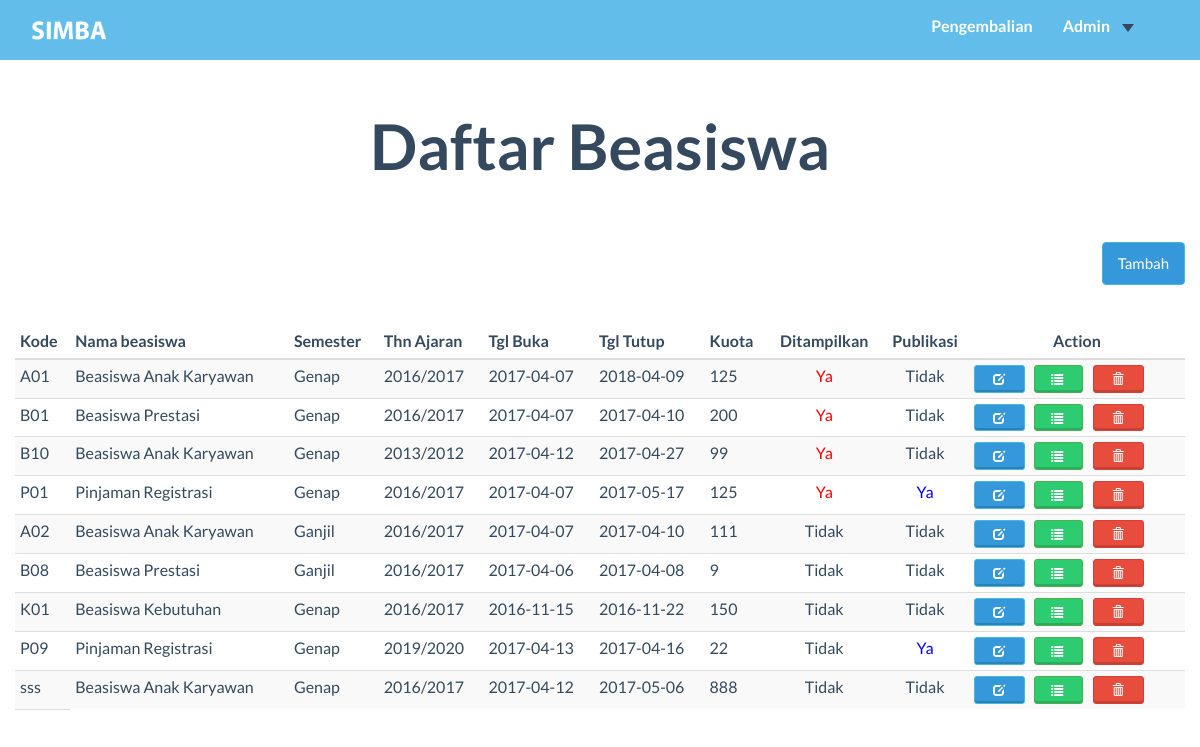
The page /user_admin/Index.php on the database as committed earlier.
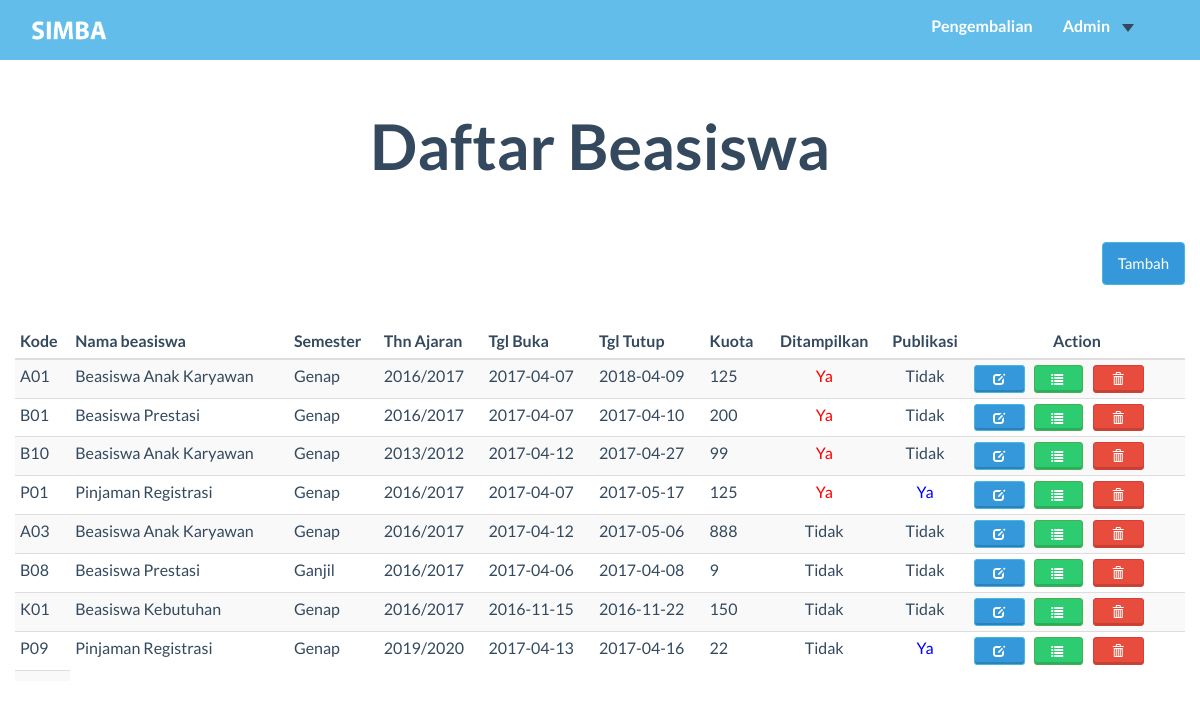
The same page on the database as committed later.
### tables this page shows
CREATE TABLE `beasiswa` (
  `kd_bsw` char(3) NOT NULL,
  `nama_bsw` varchar(99) NOT NULL,
  `semt` char(6) NOT NULL,
  `thn_ajar` char(9) NOT NULL,
  `tgl_buka` date NOT NULL,
  `tgl_tutup` date NOT NULL,
  `kuota` int(11) NOT NULL,
  `isTampil` tinyint(1) NOT NULL,
  `Keterangan` mediumtext NOT NULL,
  `isPublish` tinyint(1) NOT NULL DEFAULT '0'
);

### user_admin/Index.php (the view, shortened to what this page needs)
<?php
Include("../function/koneksi.php");
$getDataBsw=mysqli_query($koneksi,"SELECT * FROM beasiswa ORDER BY isTampil DESC");
?>
<!DOCTYPE HTML>
<html>
<head>
  <link href="../css/bootstrap.min.css" rel="stylesheet">
  <link rel="stylesheet" href="https://maxcdn.bootstrapcdn.com/bootstrap/3.3.7/css/bootstrap.min.css">
  <link href="../font-awesome/css/font-awesome.min.css" rel="stylesheet">
  <link href="../css/general.css" rel="stylesheet">
  <link href="../css/custom.css" rel="stylesheet">
  <link href="../css/owl.carousel.css" rel="stylesheet">
  <link href="../css/owl.theme.css" rel="stylesheet">
  <link href="../css/style.css" rel="stylesheet">
  <link href="../css/animate.css" rel="stylesheet">
  <link rel="stylesheet" href="../css/magnific-popup.css">
</head>
<body>
  <nav class="navbar-default" role="navigation" style="position: fixed; top: 0px;">
    <div class="container">
      <a class="" href="index.php">
        <img src="../img/logo2.png" height="45px" style="margin-top:8px; margin-left:0" id="logo"/>
      </a>
      <div class="collapse navbar-collapse navbar-right navbar-ex1-collapse stuckMenu">
        <ul class="nav navbar-nav">
          <li class="menuItem"><a href="Cicilan.php">Pengembalian </a></li>
          <li class="menuItem dropdown">
            <a class="dropdown-toggle" data-toggle="dropdown" href="#">Admin<span class="caret"></span></a>
          </li>
        </ul>
      </div>
    </div>
  </nav>
  <div class="container">
    <div class="row">
      <br/>  <br/><br/>
      <h2 class="text-center">Daftar Beasiswa</h2>
      <br/><br/>
      <a href="form_create_beasiswa.php" class="btn btn-info pull-right">Tambah </a>
      <br/><br/><br/>
      <table class="table-striped table table-condensed">
        <thead class="text-center">
          <th>Kode</th>
          <th>Nama beasiswa</th>
          <th>Semester</th>
          <th>Thn Ajaran</th>
          <th>Tgl Buka</th>
          <th>Tgl Tutup</th>
          <th>Kuota</th>
          <th class="text-center">Ditampilkan</th>
          <th class="text-center">Publikasi</th>
          <th class="text-center">Action</th>
        </thead>
        <tbody>
          <?php
          while ($rowBsw= mysqli_fetch_array($getDataBsw)){
            $ketTampil="Tidak";
            $warna="#34495e";
            if($rowBsw['isTampil']==1){
              $ketTampil="Ya";
              $warna="red";
            }
            if($rowBsw['isPublish']==1){
              $ketTampil1="Ya";
              $warna1="blue";
            }
            elseif ($rowBsw['isPublish']==0) {
              $ketTampil1="Tidak";
              $warna1="34495e";
            }
            $isAnakKar = "";
            $isBswPres = "";
            $isBesKeb = "";
            $isPinReg = "";
            if($rowBsw['nama_bsw']=="Beasiswa Anak Karyawan"){
                $isAnakKar="selected";
            }elseif($rowBsw['nama_bsw']=="Beasiswa Prestasi"){
                $isBswPres="selected";
            }
            elseif($rowBsw['nama_bsw']=="Beasiswa Kebutuhan"){
                $isBesKeb="selected";
            }
            elseif($rowBsw['nama_bsw']=="Pinjaman Registrasi"){
                $isPinReg="selected";
            }
            $isSemtGenap ="";
            $isSemtGanjil="";
            if($rowBsw['semt']=="Genap"){
                $isSemtGenap="selected";
            }elseif($rowBsw['semt']=="Ganjil"){
                $isSemtGanjil="selected";
            }
            $isTampilvalue="";
            $isNotTampilvalue="";
            if($rowBsw['isTampil'])
            {
                $isTampilvalue="checked";
            }else{
                $isNotTampilvalue="checked";
            }
            echo'
            <tr>
            <td>'.$rowBsw['kd_bsw'].'</td>
            <td>'.$rowBsw['nama_bsw'].'</td>
            <td>'.$rowBsw['semt'].'</td>
            <td>'.$rowBsw['thn_ajar'].'</td>
            <td>'.$rowBsw['tgl_buka'].'</td>
            <td>'.$rowBsw['tgl_tutup'].'</td>
            <td>'.$rowBsw['kuota'].'</td>
            <td class="text-center" style="color:'.$warna.'">'.$ketTampil.'</td>
            <td class="text-center" style="color:'.$warna1.'">'.$ketTampil1.'</td>
            <td>
            <button type="button" class="btn btn-embossed btn-info btn-xs" style="padding-right:-20"data-toggle="modal" data-target="#myModal'.$rowBsw['kd_bsw'].'"> &nbsp &nbsp <span class="	glyphicon glyphicon-edit"></span></button>
            <a href="detail_pendaftar.php?kd_bsw='.$rowBsw['kd_bsw'].'" class="btn btn-success btn-embossed btn-xs" style="text-decoration: none">&nbsp &nbsp<span class="glyphicon glyphicon-list"></span></a>
            <button type="button" class="btn btn-embossed btn-danger btn-xs" style="padding-right:-20"data-toggle="modal" data-target="#delModal'.$rowBsw['kd_bsw'].'"> &nbsp &nbsp <span class="	glyphicon glyphicon-trash"></span></button>
            <div id="delModal'.$rowBsw['kd_bsw'].'" class="modal fade " role="dialog">
                    <a href="delete_beasiswa.php?kd_bsw='.$rowBsw['kd_bsw'].'" class="btn btn-danger btn-embossed btn-sm" style="text-decoration: none">Delete</a>
            </div>
            <div class="modal fade" id="myModal'.$rowBsw['kd_bsw'].'" role="dialog">
                      <input type="text" class="form-control" id="kd_bsw" name="kd_bsw" value="'.$rowBsw['kd_bsw'].'">
                        <option value="Beasiswa Anak Karyawan"'.$isAnakKar.'>Beasiswa Anak Karyawan</option>
                        <option value="Beasiswa Prestasi"'.$isBswPres.'>Beasiswa Prestasi</option>
                        <option value="Beasiswa Kebutuhan"'.$isBesKeb.'>Beasiswa Kebutuhan</option>
                        <option value="Pinjaman Registrasi"'.$isPinReg.'>Pinjaman Registrasi</option>
                          <option value="Genap"'.$isSemtGenap.' >Genap</option>
                          <option value="Ganjil"'.$isSemtGanjil.'>Ganjil</option>
                        <input type="text" class="form-control" id="thn_ajar" name="thn_ajar" value="'.$rowBsw['thn_ajar'].'">
                        <input type="date" class="form-control" id="mulai" name="mulai" value="'.$rowBsw['tgl_buka'].'">
                        <input type="date" class="form-control" id="tutup" name="tutup" value="'.$rowBsw['tgl_tutup'].'">
                        <input type="text" class="form-control" id="kuota" name="kuota" value="'.$rowBsw['kuota'].'">
                          <label ><input type="radio" name="tampil" value="1"'.$isTampilvalue.'>&nbsp Ya &nbsp &nbsp </label>
                          <label ><input type="radio" name="tampil" value="0"'.$isNotTampilvalue.'>&nbsp Tidak</label>
                        <input type="text" class="form-control" id="ket" name="ket" value="'.$rowBsw['Keterangan'].'">
            </div>
            </tr>
            ';
          }
          ?>
          <td>
          </div>
</div>
</body>
</html>

### css/general.css (style rules this page uses)
#logo { float: left; position: absolute;; }
body, html { height: 100%; width: 100%; overflow-x:hidden; }
.glyphicon { margin-right: 10px; }
.navbar-default { position: relative; min-height: 60px; width: 100%; z-index: 999; }
.navbar-default .navbar-nav>li>a { color: #ffffff; }

### css/custom.css (style rules this page uses)
li a, .dropbtn { display: inline-block; color: white; text-align: center; padding: 14px 16px; text-decoration: none; }
li.dropdown { display: inline-block; }
.table th, .table td { padding: 8px 12px; }

Rows that differ between the two databases and show on the page:
removed beasiswa: kd_bsw "A02", nama_bsw "Beasiswa Anak Karyawan", semt "Ganjil", thn_ajar "2016/2017", tgl_buka "2017-04-07", tgl_tutup "2017-04-10", kuota "111", ketTampil "Tidak", isPublish "Tidak"
removed beasiswa: kd_bsw "sss", nama_bsw "Beasiswa Anak Karyawan", semt "Genap", thn_ajar "2016/2017", tgl_buka "2017-04-12", tgl_tutup "2017-05-06", kuota "888", ketTampil "Tidak", isPublish "Tidak"
added beasiswa: kd_bsw "A03", nama_bsw "Beasiswa Anak Karyawan", semt "Genap", thn_ajar "2016/2017", tgl_buka "2017-04-12", tgl_tutup "2017-05-06", kuota "888", ketTampil "Tidak", isPublish "Tidak"
